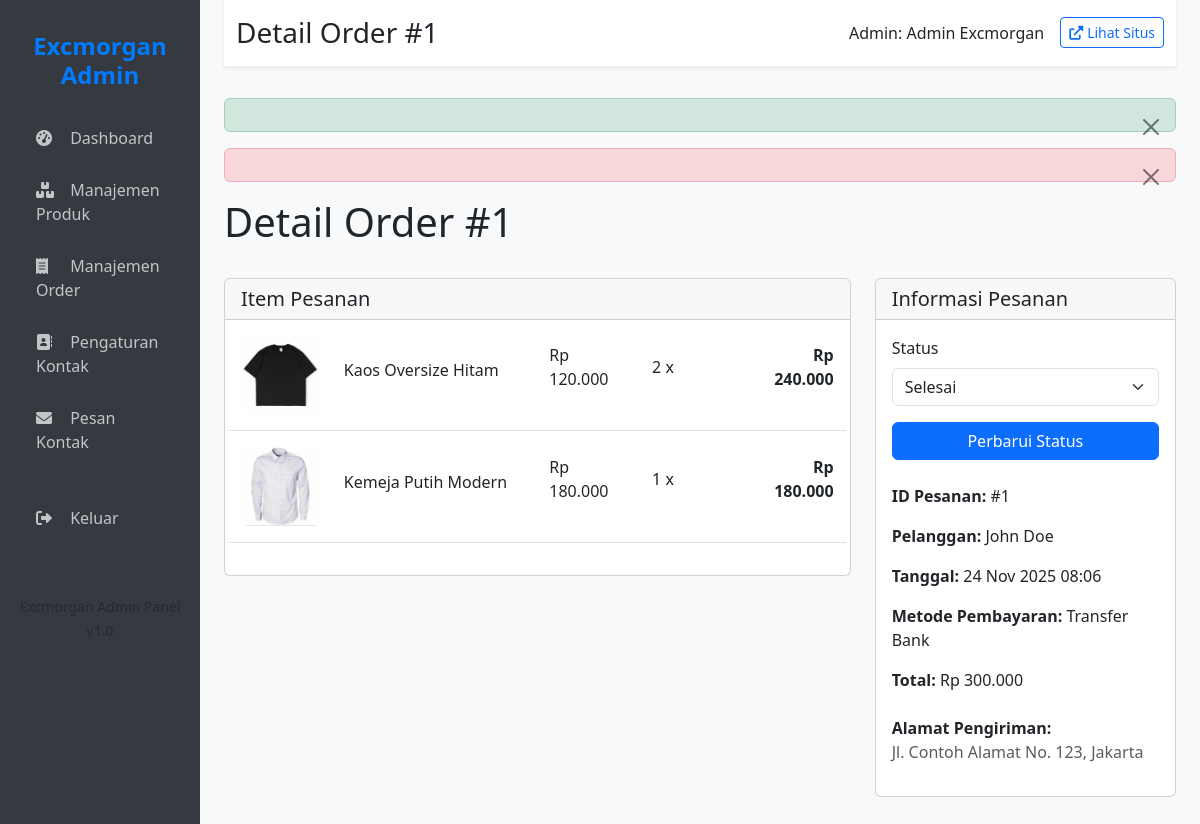
The page /admin/admin_order_detail.php?id=1 (signed in) on the database its author committed.
### tables this page shows
CREATE TABLE `order_items` (
  `id` int(11) NOT NULL,
  `order_id` int(11) NOT NULL,
  `product_id` int(11) NOT NULL,
  `product_name` varchar(255) NOT NULL,
  `product_price` decimal(10,2) NOT NULL,
  `quantity` int(11) NOT NULL,
  `total_price` decimal(10,2) NOT NULL
);

CREATE TABLE `products` (
  `id` int(11) NOT NULL,
  `name` varchar(255) NOT NULL,
  `description` text DEFAULT NULL,
  `price` decimal(10,2) NOT NULL,
  `image_url` varchar(500) DEFAULT NULL,
  `is_active` tinyint(1) DEFAULT 1,
  `created_at` timestamp NOT NULL DEFAULT current_timestamp(),
  `updated_at` timestamp NOT NULL DEFAULT current_timestamp() ON UPDATE current_timestamp()
);

CREATE TABLE `orders` (
  `id` int(11) NOT NULL,
  `user_id` int(11) NOT NULL,
  `total_amount` decimal(10,2) NOT NULL,
  `status` enum('Diproses','Dikirim','Selesai','Dibatalkan') DEFAULT 'Diproses',
  `shipping_address` text NOT NULL,
  `payment_method` varchar(50) NOT NULL,
  `created_at` timestamp NOT NULL DEFAULT current_timestamp(),
  `updated_at` timestamp NOT NULL DEFAULT current_timestamp() ON UPDATE current_timestamp()
);

CREATE TABLE `users` (
  `id` int(11) NOT NULL,
  `name` varchar(255) NOT NULL,
  `email` varchar(255) NOT NULL,
  `password` varchar(255) NOT NULL,
  `is_admin` tinyint(1) DEFAULT 0,
  `created_at` timestamp NOT NULL DEFAULT current_timestamp(),
  `updated_at` timestamp NOT NULL DEFAULT current_timestamp() ON UPDATE current_timestamp()
);

### config/functions.php (called while the page is built, shortened)
<?php
require_once 'database.php';
function getOrderDetails($order_id) {
    global $pdo;
    $stmt = $pdo->prepare("
        SELECT o.*, oi.*, p.image_url
        FROM orders o
        JOIN order_items oi ON o.id = oi.order_id
        JOIN products p ON oi.product_id = p.id
        WHERE o.id = :order_id
    ");
    $stmt->bindParam(':order_id', $order_id);
    $stmt->execute();
    return $stmt->fetchAll(PDO::FETCH_ASSOC);
}
function getImageUrl($image_path) {
    return $image_path;
}
?>

### admin/admin_order_detail.php (the view, shortened to what this page needs)
<?php
require_once '../config/functions.php';
$order_id = isset($_GET['id']) ? (int)$_GET['id'] : 0;
$order_details = getOrderDetails($order_id);
$order_info = $order_details[0];
$stmt = $pdo->prepare("SELECT name FROM users WHERE id = :id");
$stmt->bindParam(':id', $order_info['user_id']);
$stmt->execute();
$user = $stmt->fetch();
?>
<div class="d-flex justify-content-between align-items-center mb-4">
    <h1>Detail Order #<?php echo $order_id; ?></h1>
</div>
<div class="row">
    <div class="col-md-8">
        <div class="card">
            <div class="card-header">
                <h5 class="card-title mb-0">Item Pesanan</h5>
            </div>
            <div class="card-body">
                <?php foreach ($order_details as $item): ?>
                    <div class="row align-items-center mb-3 pb-3 border-bottom">
                        <div class="col-md-2">
                            <img src="<?php echo htmlspecialchars(getImageUrl($item['image_url'])); ?>" class="img-fluid rounded" alt="<?php echo htmlspecialchars($item['product_name']); ?>">
                        </div>
                        <div class="col-md-4">
                            <h6><?php echo htmlspecialchars($item['product_name']); ?></h6>
                        </div>
                        <div class="col-md-2">
                            <p>Rp <?php echo number_format($item['product_price'], 0, ',', '.'); ?></p>
                        </div>
                        <div class="col-md-2">
                            <p><?php echo $item['quantity']; ?> x</p>
                        </div>
                        <div class="col-md-2 text-end">
                            <p class="fw-bold">Rp <?php echo number_format($item['total_price'], 0, ',', '.'); ?></p>
                        </div>
                    </div>
                <?php endforeach; ?>
            </div>
        </div>
    </div>
    <div class="col-md-4">
        <div class="card">
            <div class="card-header">
                <h5 class="card-title mb-0">Informasi Pesanan</h5>
            </div>
            <div class="card-body">
                <form method="POST" class="mb-4">
                    <div class="mb-3">
                        <label for="status" class="form-label">Status</label>
                        <select name="status" id="status" class="form-select">
                            <option value="Selesai" <?php echo $order_info['status'] == 'Selesai' ? 'selected' : ''; ?>>Selesai</option>
                        </select>
                    </div>
                    <button type="submit" name="update_status" class="btn btn-primary w-100">Perbarui Status</button>
                </form>
                <div class="mb-3">
                    <strong>ID Pesanan:</strong> #<?php echo $order_info['id']; ?>
                </div>
                <div class="mb-3">
                    <strong>Pelanggan:</strong> <?php echo htmlspecialchars($user['name'] ?? 'Tidak ditemukan'); ?>
                </div>
                <div class="mb-3">
                    <strong>Tanggal:</strong> <?php echo date('d M Y H:i', strtotime($order_info['created_at'])); ?>
                </div>
                <div class="mb-3">
                    <strong>Metode Pembayaran:</strong> <?php echo htmlspecialchars($order_info['payment_method']); ?>
                </div>
                <div class="mb-4">
                    <strong>Total:</strong> Rp <?php echo number_format($order_info['total_amount'], 0, ',', '.'); ?>
                </div>
                <div>
                    <strong>Alamat Pengiriman:</strong>
                    <p class="text-muted"><?php echo htmlspecialchars($order_info['shipping_address']); ?></p>
                </div>
            </div>
        </div>
    </div>
</div>
<?php
include 'includes/admin_layout.php';
?>

### admin/includes/admin_layout.php (style rules this page uses)
body { background-color: #f8f9fa; }

### rows shown on the page
order_items: product.image_url (picture), product_name "Kaos Oversize Hitam", product_price "120.000", quantity "2", total_price "240.000", id "1"
order_items: product.image_url (picture), product_name "Kemeja Putih Modern", product_price "180.000", quantity "1", total_price "180.000"
orders: status "Selesai", created_at "24 Nov 2025 08:06", payment_method "Transfer Bank", total_amount "300.000", shipping_address "Jl. Contoh Alamat No. 123, Jakarta"
users: name "John Doe"

### other values the page prints
$title "Detail Order #1"
$_SESSION['user_name'] "Admin Excmorgan"
$order_id "1"
